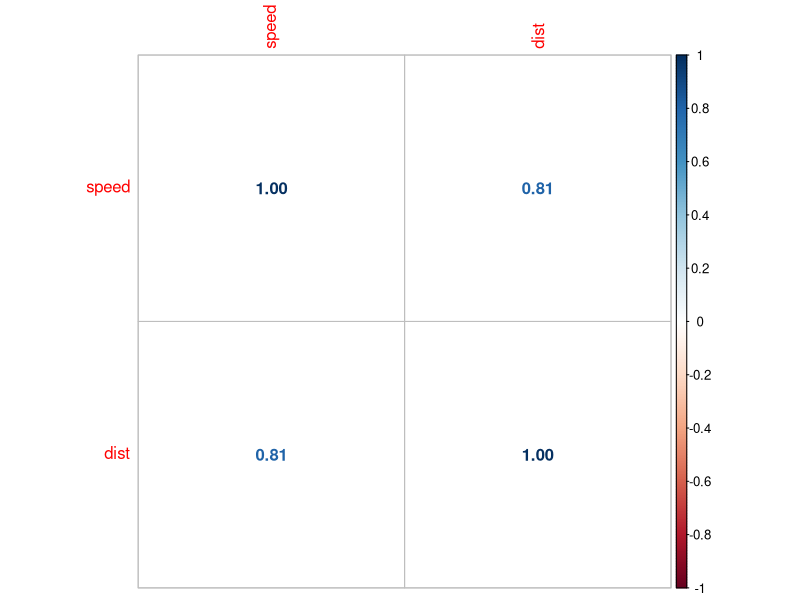
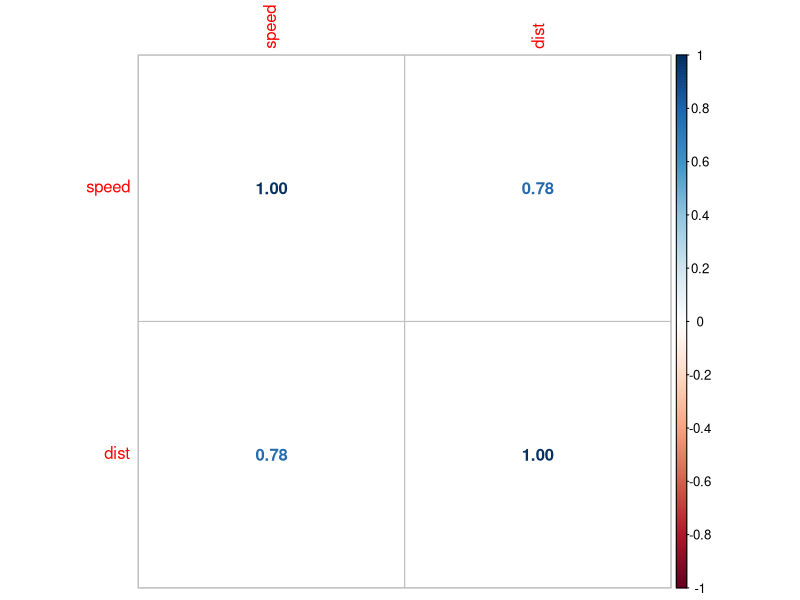

Generate these figures, in order, with R:
data=cars
#View(data)
corelation=cor(data[c("speed","dist")])
library(corrplot)
corrplot(corelation,method = "number")
library(caTools)
split=sample.split(data,SplitRatio = 0.8)
training=subset(data,split == TRUE)
testing=subset(data,split == FALSE)

#Finding Correlation in training Dataset
corelation=cor(training[c("speed","dist")])
corrplot(corelation,method = "number")

print("Correlation Between Speed And Stopping Distance")
print(corelation)


#finding Relationship between Speed and Stopping distance
sd=training$dist
sp=training$speed
relation=lm(sd~sp)
summary(relation)
df=data.frame(sp=24)
result=predict(relation,df)
result
